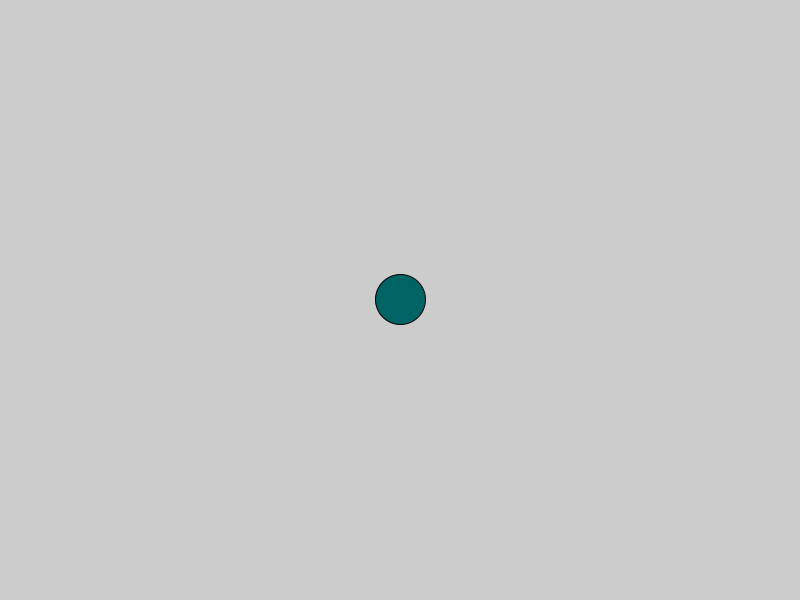
Frame 1 (no input)
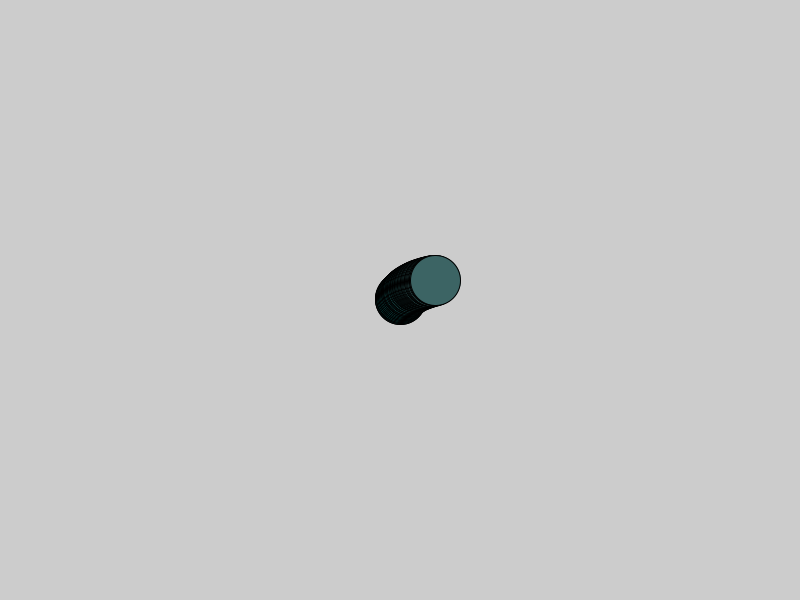
Frame 60 (the mouse pressed at the canvas centre just before this capture)
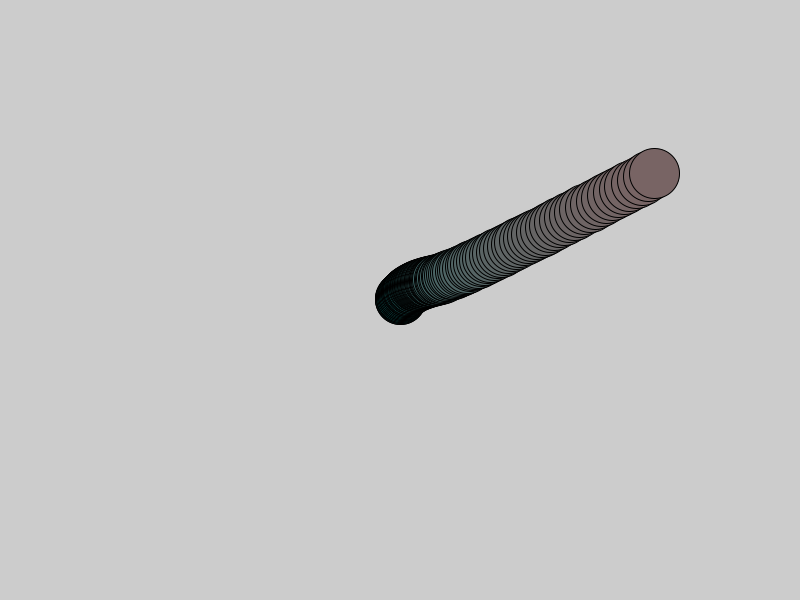
Frame 120 (the mouse held since frame 60 and released just before this capture)

The Processing sketch that drew these frames (run headless with seeded random() and noise(); from frame 60 on, the mouse is pressed at the canvas centre):

// Processing sketch: Wanderer
// ── Wanderer.pde
float locx, locy;
float velx, vely;
float accx, accy;
int sz= 50;
void setup(){
  size(800,600);
  locx=width/2;
  locy=height/2;
  velx=constrain(velx,-5,5);
  vely=constrain(vely,-5,5);
  velx=random(-1,1);
  vely=random(-1,1);
  accx=.01;
  accy=.005;
}
  void draw(){
    fill(frameCount%360,100,100);
    velx+=accx;
    vely+=accy;
    locx+=velx;
    locy+=vely;
    ellipse(locx,locy,sz,sz);
    if(locx-sz/2>width){
      locx=-sz/2;
    }
    if(locx+sz/2<0){
      locx=width+sz/2;
    }
    if(locy-sz/2>height){
      locy=-sz/2;
    }
    if(locy+sz/2<0){
      locy=height+sz/2;
    }
  }
    void mousePressed(){
      accx=random(-.1,.1);
      accy=random(-.1,.1);
    }
